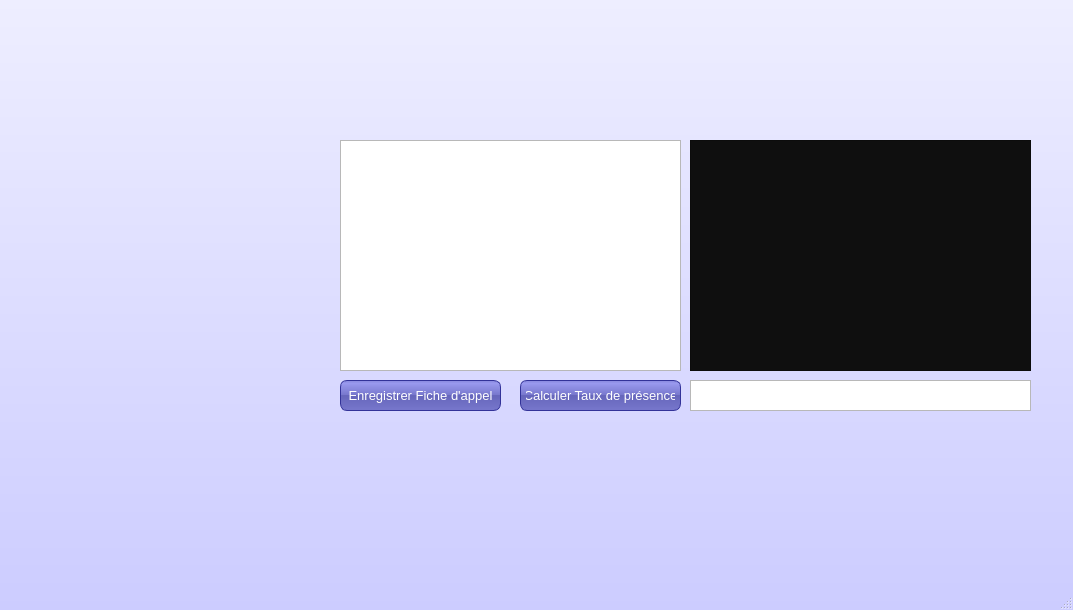
<?xml version="1.0" encoding="UTF-8"?>
<ui version="4.0">
 <class>appel</class>
 <widget class="QMainWindow" name="appel">
  <property name="geometry">
   <rect>
    <x>0</x>
    <y>0</y>
    <width>1073</width>
    <height>610</height>
   </rect>
  </property>
  <property name="windowTitle">
   <string>MainWindow</string>
  </property>
  <property name="styleSheet">
   <string notr="true">#appel {
background:  QLinearGradient(x1: 0, y1: 0, x2: 0, y2: 1, stop: 0 #eef, stop: 1 #ccf);
}

#mainFrame {
border: 3px solid gray;
border-radius: 40px;
background: QLinearGradient(x1: 0, y1: 0, x2: 0, y2: 1, stop: 0 #eef, stop: 1 #ccf);
}
QLineEdit {
padding: 2px;
border-style: solid;
border:2px solid black ;

border-radius: 8px;


}

QDateEdit 
{
padding: 1px;
border-style: solid;
border: 2px solid pink;
border-radius: 8px;
}


QPushButton {
color: white;

background-color: QLinearGradient( x1: 0, y1: 0, x2: 0, y2: 1, stop: 0 #88d, stop: 0.1 #99e, stop: 0.49 #77c, stop: 0.5 #66b, stop: 1 #77c);
border-width: 1px;
border-color: #339;
border-style: solid;
border-radius: 7;
padding: 3px;
font-size: 13px;
padding-left: 5px;
padding-right: 5px;

}


QLabel {
color :  QLinearGradient( x1: 0, y1: 0, x2: 0, y2: 1, stop: 0 #88d, stop: 0.1 #99e, stop: 0.49 #77c, stop: 0.5 #66b, stop: 1 #77c);
color : black;
font-weight: bold;
font-size: 12px;
}</string>
  </property>
  <widget class="QWidget" name="centralwidget">
   <widget class="QTextBrowser" name="textBrowser_presence">
    <property name="geometry">
     <rect>
      <x>690</x>
      <y>380</y>
      <width>341</width>
      <height>31</height>
     </rect>
    </property>
   </widget>
   <widget class="QPushButton" name="pushButton_calcul">
    <property name="geometry">
     <rect>
      <x>520</x>
      <y>380</y>
      <width>161</width>
      <height>31</height>
     </rect>
    </property>
    <property name="styleSheet">
     <string notr="true"/>
    </property>
    <property name="text">
     <string>Calculer Taux de présence</string>
    </property>
   </widget>
   <widget class="QTableView" name="tab_present">
    <property name="geometry">
     <rect>
      <x>340</x>
      <y>140</y>
      <width>341</width>
      <height>231</height>
     </rect>
    </property>
    <property name="styleSheet">
     <string notr="true"/>
    </property>
   </widget>
   <widget class="QTableView" name="tab_absent">
    <property name="geometry">
     <rect>
      <x>690</x>
      <y>140</y>
      <width>341</width>
      <height>231</height>
     </rect>
    </property>
    <property name="styleSheet">
     <string notr="true">background-color: rgb(15, 15, 15);
color: rgb(255, 191, 0);</string>
    </property>
   </widget>
   <widget class="QPushButton" name="pushButton_save">
    <property name="geometry">
     <rect>
      <x>340</x>
      <y>380</y>
      <width>161</width>
      <height>31</height>
     </rect>
    </property>
    <property name="styleSheet">
     <string notr="true"/>
    </property>
    <property name="text">
     <string>Enregistrer Fiche d'appel</string>
    </property>
   </widget>
   <widget class="QPushButton" name="pushButton">
    <property name="geometry">
     <rect>
      <x>210</x>
      <y>460</y>
      <width>75</width>
      <height>41</height>
     </rect>
    </property>
    <property name="styleSheet">
     <string notr="true">#pushButton{

background-color: transparent;
border-image: url(:/img/img/retour.jpg);
background: none;
border: none;
background-repeat: none;
color : gray ;

font-size: 20px;
}</string>
    </property>
    <property name="text">
     <string/>
    </property>
   </widget>
   <widget class="QLabel" name="label_3">
    <property name="geometry">
     <rect>
      <x>0</x>
      <y>0</y>
      <width>291</width>
      <height>511</height>
     </rect>
    </property>
    <property name="styleSheet">
     <string notr="true">#label_3 {
background-color: transparent;
border-image: url(:/img/img/espace admin.jpg);
background: none;
border: none;
background-repeat: none;
}</string>
    </property>
    <property name="text">
     <string/>
    </property>
   </widget>
   <zorder>label_3</zorder>
   <zorder>textBrowser_presence</zorder>
   <zorder>pushButton_calcul</zorder>
   <zorder>tab_present</zorder>
   <zorder>tab_absent</zorder>
   <zorder>pushButton_save</zorder>
   <zorder>pushButton</zorder>
  </widget>
  <widget class="QMenuBar" name="menubar">
   <property name="geometry">
    <rect>
     <x>0</x>
     <y>0</y>
     <width>1073</width>
     <height>21</height>
    </rect>
   </property>
  </widget>
  <widget class="QStatusBar" name="statusbar"/>
 </widget>
 <resources/>
 <connections/>
</ui>
